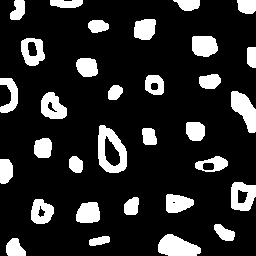
#> input picture Trabalho Pratico 4/bolhas.png, 256 x 256 px
$ jupyter execute --allow-errors 'Trabalho Pratico 4.ipynb'
#> lines starting #> are read from the running program, lines starting #| are printed output that depends on the picture; after the words box and inside, x2 and y2 are one past the last pixel; in counts of white or black regions, pixels touching at a corner belong together
## Tabalho Pratico 4

### Imports

[cell 1]
import sys
import cv2
import numpy as np
import matplotlib.pyplot as plt

### Carregando Imagens

[cell 2]
img_bolhas = cv2.imread('bolhas.png')[:,:,::-1]
#> img_bolhas is the input picture: shape (256, 256, 3); 16.5% white; 32 white regions, largest, box (x1, y1, x2, y2) and area: (98, 125, 127, 173) 789, (158, 234, 201, 256) 669, (231, 91, 256, 133) 613
img_bolhas_gray =  cv2.cvtColor(img_bolhas, cv2.COLOR_RGB2GRAY)

#> (the rest of this cell did not finish here and is left out)

### Redução de ruido

Removemos o ruído através do filtro gaussiano. Não fizemos o mesmo para a img_bolhas e img_shapes pois ambas não possuem ruído.

[cell 3]
fig = plt.figure()
fig.set_figheight(8)
fig.set_figwidth(8)
fig.add_subplot(1,2,1)
plt.title("Imagem")
#> (the rest of this cell did not finish here and is left out)

## Remoção de fundo

### Imagem "bolhas.png"

Utilizamos o algoritmo floodfill para preencher os buracos

[cell 4]
img_floodfill = img_bolhas_gray.copy()
height, width = img_floodfill.shape[:2]
#> height = 256; width = 256
mask = np.zeros((height+2, width+2), np.uint8)

cv2.floodFill(img_floodfill, mask, (0, 0), 255)
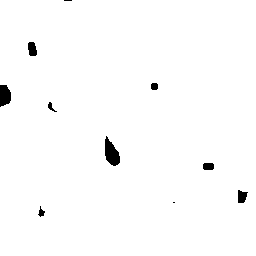
#> img_floodfill: shape (256, 256); 98.7% white; 10 black regions (2 under 20 px), largest, box (x1, y1, x2, y2) and area: (105, 136, 120, 166) 281, (0, 85, 11, 107) 198, (28, 42, 37, 56) 104

inverse_floodFill = cv2.bitwise_not(img_floodfill)
foreground_img_bolhas = cv2.bitwise_or(img_bolhas_gray, inverse_floodFill)
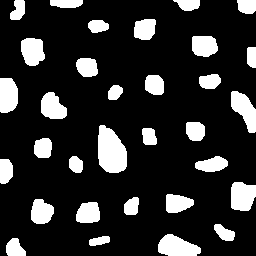
#> foreground_img_bolhas: shape (256, 256); 17.9% white; 32 white regions, largest, box (x1, y1, x2, y2) and area: (98, 125, 127, 173) 1070, (158, 234, 201, 256) 669, (231, 182, 256, 211) 617

plt.subplot(2, 2, 1), plt.title('1'), plt.axis('OFF'), plt.imshow(img_bolhas_gray, cmap='gray')
plt.subplot(2, 2, 2), plt.title('2'), plt.axis('OFF'), plt.imshow(img_floodfill, cmap='gray')
plt.subplot(2, 2, 3), plt.title('3'), plt.axis('OFF'), plt.imshow(inverse_floodFill, cmap='gray')
plt.subplot(2, 2, 4), plt.title('4'), plt.axis('OFF'), plt.imshow(foreground_img_bolhas, cmap='gray')

plt.show()
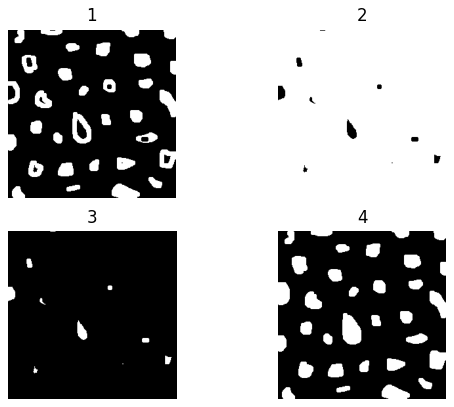
#> figure drawn by matplotlib, 4 panels

### Imagem "coins-01.jpg"
Aqui utilizamos o canny para excluir as bordas e utilizamos modificadores morfológicos como Abertura e Erosão para deixar a imagem mais adequada

#> (a cell that did not finish here is left out)

## Bonus
Acabamos por implementar um algoritmo de erosão próprio, estamos utilizando ele para separar as moedas unidas da imagem. Porém nem com o algoritmo do openCv e nem mesmo com o nosso conseguimos separar todas as moedas separadas da imagem, no entanto conseguimos separar uma, na qual nosso algoritmo, apesar de mais lento, entregou uma saída melhor

[cell 6]
#passa o elemento estruturante em um pixel específico, marcando para remover caso o elemento estruturante não encaixe
# [72 lines left out: functions erosion, percorrer_tudo_diminuindo_objetos, percorrer2, not called in this run]

[cell 7]
i = 0
#> (the rest of this cell did not finish here and is left out)

### Imagem shapes.png

O objetivo aqui foi remover as bordas envolta dos elementos da imagem que tinham pixels diferentes da cor branca que compõem o restante dos elementos da imagem, usaremos o mesmo algoritmo usado em bolhas.png

#> (a cell that did not finish here is left out)

## Algoritmo de segmentação

Fazemos aqui um algoritmo que identifica o começo de um novo "objeto" na imagem através de sua cor(branca, 255) e se ele já foi marcado como visitado na array de visitados ou não.

Caso não tenha sido visitado e seja de cor branca, receberá uma tonalidade incrementada em relação à anterior e percorrerá por todos seus vizinhos(cima,baixo,direita,esquerda). Verificando se eles também fazem parte do mesmo "objeto" através da verificação da cor branca e atribuindo uma tonalidade nova aos mesmos

[cell 9]
sys.setrecursionlimit(1000000)


def percorrer_tudo(imagem):
    img_width,img_height  = imagem.shape[:2]
#> img_width = 256; img_height = 256
    tonalidade = 0
    visitados = np.zeros((img_width,img_height))

    total_de_objetos = 0

    for i in range(imagem.shape[0]):
        for j in range(imagem.shape[1]):
            if(imagem[i][j] == 255 and visitados[i][j] == 0):


                total_de_objetos+=1 #a cada novo objeto incrementa a quantidade

                tonalidade += 1 #para atribuir diferentes tonalidades aos objetos
                imagem[i][j] = tonalidade
                percorrer(i, j, tonalidade,visitados, imagem,img_height,img_width)
            visitados[i][j] = 1
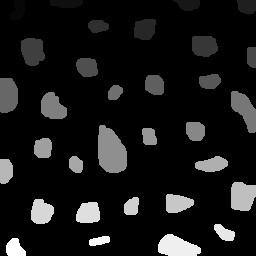
#> imagem: shape (256, 256); min 0, max 32, mean 3.1; drawn with min black and max white
#> visitados: shape (256, 256) float64; every value is 1
#> after the loop, tonalidade = 32; total_de_objetos = 32
    return imagem

def percorrer(x,y, tonalidade,visitados, imagem, img_height, img_width):
    #percorre pela esquerda
    if(x>0):
        if(visitados[x-1][y] != 1):
            visitados[x-1][y] = 1
            if(imagem[x-1][y] == 255):
                imagem[x-1][y] = tonalidade
                percorrer(x-1,y,tonalidade,visitados,imagem,img_height,img_width)
    #percorre pela direita
    if(x+1<img_width):
        if (visitados[x + 1][y] != 1):
            visitados[x + 1][y] = 1
            if (imagem[x + 1][y] == 255):
                imagem[x + 1][y] = tonalidade
                percorrer(x + 1, y,tonalidade,visitados, imagem,img_height,img_width)

        #percorre por cima
    if(y>0):
        if (visitados[x][y-1] != 1):
            visitados[x][y-1] = 1
            if (imagem[x][y-1] == 255):
                imagem[x][y-1] = tonalidade
                percorrer(x , y-1,tonalidade,visitados, imagem,img_height,img_width)


        #percorre por baixo
    if(y+1<img_height):
        if (visitados[x][y+1] != 1):
            visitados[x][y+1] = 1
            if (imagem[x][y+1] == 255):
                imagem[x] [y+1] = tonalidade
                percorrer(x, y+1,tonalidade,visitados, imagem,img_height,img_width)

[cell 10]
img_bolhas_seg = percorrer_tudo(foreground_img_bolhas)
plt.imshow(img_bolhas_seg, cmap="gray")

#> (a cell that did not finish here is left out)

#> (a cell that did not finish here is left out)

## Mostrando a quantidade e colorindo os objetos da imagem

Nessa função identificamos o valor máximo de objetos encontrados na imagem através da função, np.max(img) e tendo essa informação, utilizamos da mesma para incrementar o hue_counter num looping de repetição, responsável por gerar uma imagem HSV que será convertida para RGB e salva na nossa array de cores(arr_color)

Após isso para cada objeto da imagem percorremos por toda largura e altura da mesma, buscando pelos pixels da imagem que faça parte daquele objeto, assim colorindo-o com um valor RGB conforme o índice mapeado do array arr_color

[cell 13]
def generate_core_map(img):

    maximum_value = np.max(img)
#> maximum_value = 32
    hue_counter = 0
    arr_color = []

    print("Objetos encontrados:", maximum_value)
#| Objetos encontrados: 32

    hsv2rgb_img = np.zeros((1, 1, 3), dtype=np.uint8)
    img = cv2.cvtColor(img, cv2.COLOR_GRAY2RGB)

    for i in range(maximum_value):

        if(hue_counter < 180):
            hsv2rgb_img[::] = (hue_counter, 255, 255)

            arr_color.append(cv2.cvtColor(hsv2rgb_img, cv2.COLOR_HSV2RGB))
            hue_counter += int(np.floor(180 / maximum_value))
#> this loop made 32 passes
#> hue_counter on passes 1 to 12: 5, 10, 15, 20, 25, 30, 35, 40, 45, 50, 55, 60
#> after the loop, arr_color = 32 items, first 6: [[255, 0, 0]], [[255, 43, 0]], [[255, 85, 0]], [[255, 128, 0]], [[255, 170, 0]], [[255, 213, 0]]; hsv2rgb_img = [[155, 255, 255]]; hue_counter = 160

    rgb_img = np.zeros(img.shape, dtype=np.uint8)

    #percorre de 0 ate o numero rotulado do ultimo objeto
    for k in range(maximum_value):
        # altura da imagem
        for i in range(img.shape[0]):
            # largura da imagem
            for j in range(img.shape[1]):
                p = (i, j, 2)
                if(img[p] == (k + 1)):
                    rgb_img[i, j] = arr_color[k]
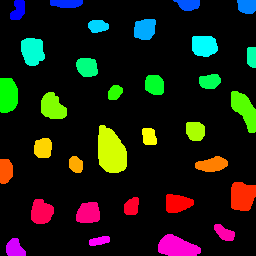
#> rgb_img: shape (256, 256, 3); mean of channels 0, 1, 2 17.1, 27.4, 24.8; drawn as B, G, R

    return rgb_img

[cell 14]
img_bolhas_color = generate_core_map(img_bolhas_seg)
plt.title('bolhas colorida'), plt.axis('OFF'), plt.imshow(img_bolhas_color)
plt.show()

#> (a cell that did not finish here is left out)

#> (a cell that did not finish here is left out)

## Histograma

[cell 17]
def gerar_histograma(img):
    img_ravel = np.ravel(img)
    ir = np.where(img_ravel > 0)

    hist = plt.hist(img_ravel[ir], 256, [0, 256])

    arr_pixelsObjects = hist[0]
#> arr_pixelsObjects = 256 values, max 1070 at index 18, min 0 at index 0, mean 45.72
    ap = np.where(arr_pixelsObjects > 0)

    plt.title('Histogram'), plt.show()
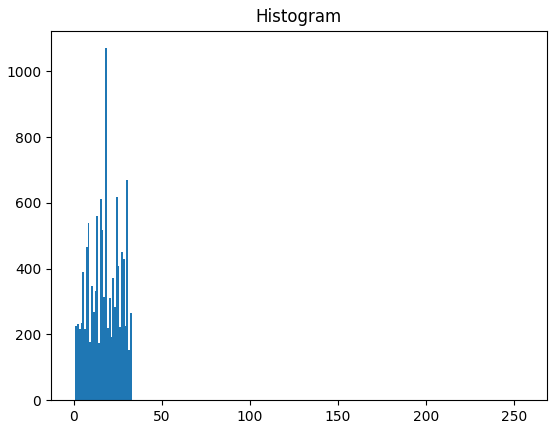
#> figure drawn by matplotlib, 1 panel; tallest bar 1070 high, from x = 18 to 19
